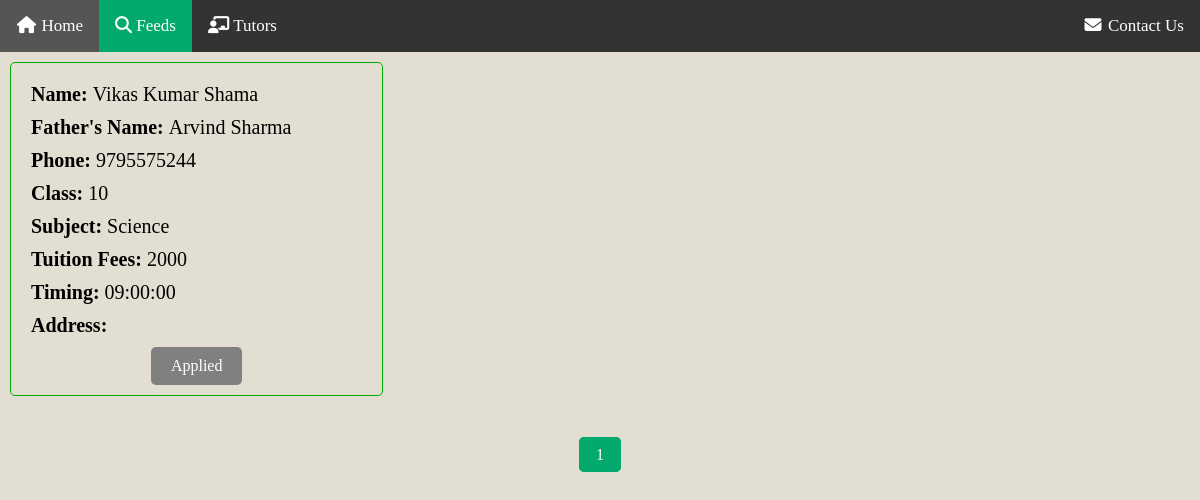
The page /feeds (signed in) on the database as committed earlier.
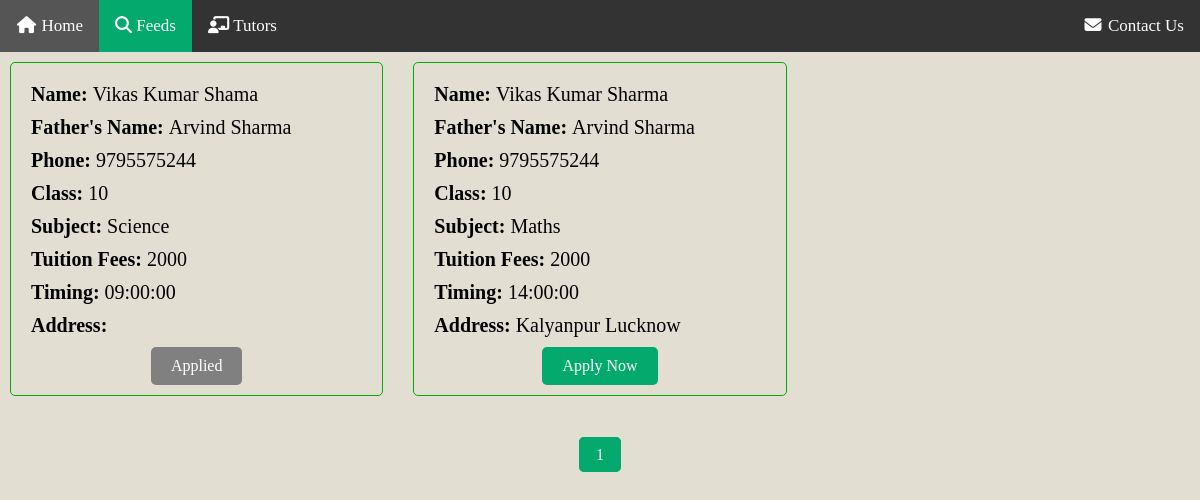
The same page on the database as committed later.
### app.py (models this page shows)
class Student(db.Model):
    id = db.Column(db.Integer, primary_key=True)
    name = db.Column(db.String(100), nullable=False)
    father_name = db.Column(db.String(100), nullable=False)
    phone = db.Column(db.String(15), nullable=False)
    class_name = db.Column(db.String(20), nullable=False)
    subject = db.Column(db.String(50), nullable=False)
    tuition_fees = db.Column(db.String(50), nullable=False)
    timing = db.Column(db.Time, nullable=False)
    address = db.Column(db.String(20), nullable=False)

### app.py (the view)
@app.route('/feeds')
@login_required
def feeds():
    page = request.args.get('page', 1, type=int)
    students = Student.query.paginate(page=page, per_page=10)
    applied_student_ids = []
    if current_user.is_authenticated:
        applied_students = AppliedStudent.query.filter_by(user_email=current_user.email).all()
        applied_student_ids = [applied.student_id for applied in applied_students]
        logging.debug(f'Applied Student IDs: {applied_student_ids}')
    csrf_token = generate_csrf()
    return render_template('feeds.html', students=students, applied_student_ids=applied_student_ids, csrf_token=csrf_token)

### app.py (called while the page is built)
@login_manager.user_loader
def load_user(user_id):
    return User.query.get(int(user_id))

### templates/feeds.html (shortened to what this page needs)
<!DOCTYPE html>
<html lang="en">
<head>
    <link rel="stylesheet" href="{{ url_for('static', filename='feeds.css') }}">
    <link rel="stylesheet" href="https://cdnjs.cloudflare.com/ajax/libs/font-awesome/6.5.2/css/all.min.css">
</head>
<body>
    <div class="navbar">
        <a class="{{ 'active' if request.path == url_for('home') else '' }}" href="{{ url_for('home') }}"><i class="fa fa-fw fa-home"></i> Home</a>
        <a class="{{ 'active' if request.path == url_for('feeds') else '' }}" href="{{ url_for('feeds') }}"><i class="fa-solid fa-magnifying-glass"></i> Feeds</a>
        <a class="{{ 'active' if request.path == url_for('search_tutors') else '' }}" href="{{ url_for('search_tutors') }}"><i class="fa-solid fa-chalkboard-user"></i> Tutors</a>
        <div class="rh">
            <a href="{{ url_for('contactus') }}"><i class="fa fa-fw fa-envelope"></i> Contact Us</a>
        </div>
    </div>
    <div class="container">
        {% for student in students.items %}
        <div class="student-box">
            <p><span class="table-heading">Name:</span>{{ student.name }}</p>
            <p><span class="table-heading">Father's Name:</span>{{ student.father_name }}</p>
            <p><span class="table-heading">Phone:</span>{{ student.phone }}</p>
            <p><span class="table-heading">Class:</span>{{ student.class_name }}</p>
            <p><span class="table-heading">Subject:</span>{{ student.subject }}</p>
            <p><span class="table-heading">Tuition fees:</span>{{ student.tuition_fees }}</p>
            <p><span class="table-heading">Timing:</span>{{ student.timing }}</p>
            <p><span class="table-heading">Address:</span>{{ student.address }}</p>
            <div class="apply-button">
                {% if student.id in applied_student_ids %}
                    <button type="button" class="applied-btn" disabled>Applied</button>
                {% else %}
                    <form action="{{ url_for('apply_now') }}" method="post">
                        <button type="submit" class="apply-now-btn">Apply Now</button>
                    </form>
                {% endif %}
            </div>
        </div>
        {% endfor %}
    </div>
    <div class="pagination">
        {% for page_num in students.iter_pages() %}
            {% if page_num %}
                <a href="{{ url_for('feeds', page=page_num) }}" class="{{ 'active' if page_num == students.page else '' }}">{{ page_num }}</a>
            {% else %}
                <span>...</span>
            {% endif %}
        {% endfor %}
    </div>
</body>
</html>

Rows that differ between the two databases and show on the page:
added Student: name "Vikas Kumar Sharma", father_name "Arvind Sharma", phone "9795575244", class_name "10", subject "Maths", tuition_fees "2000", timing "14:00:00", address "Kalyanpur Lucknow"
